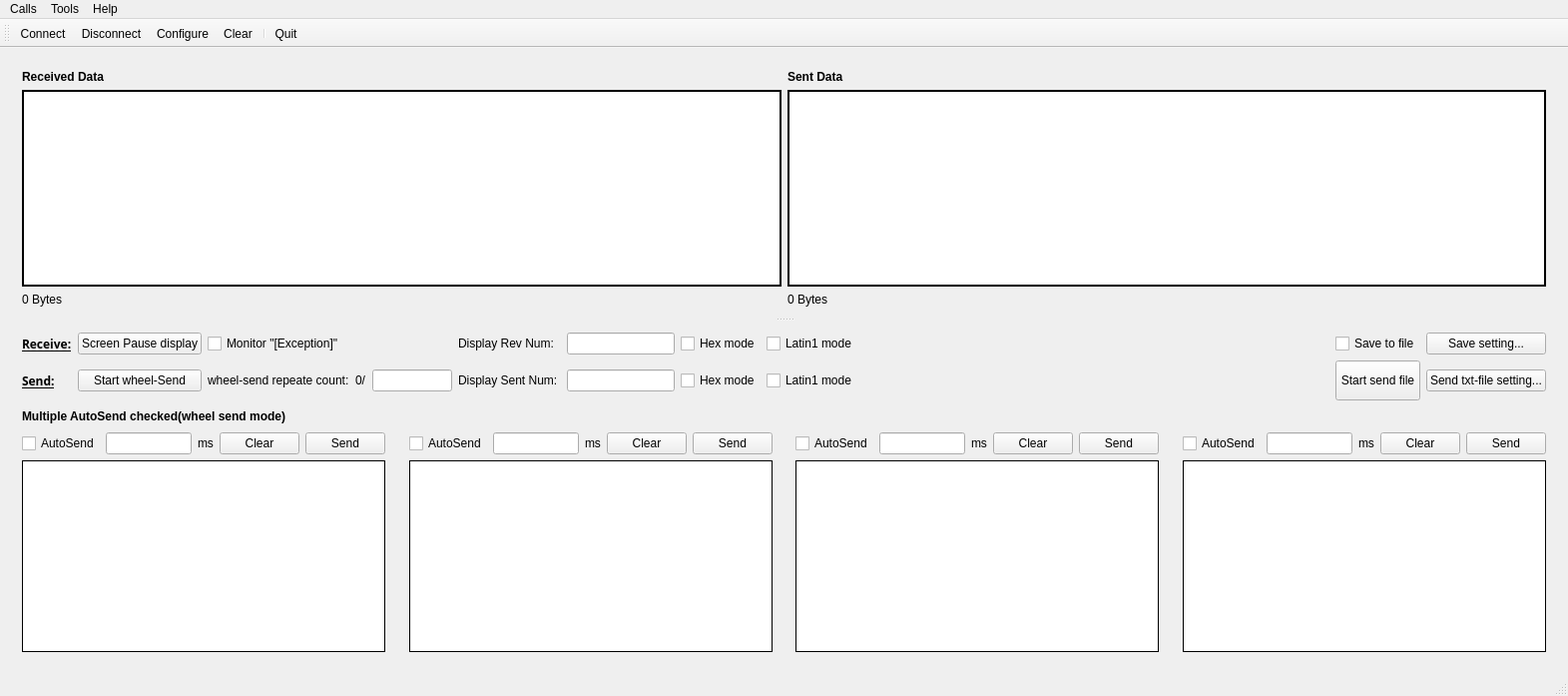
<?xml version="1.0" encoding="UTF-8"?>
<ui version="4.0">
 <class>MainWindow</class>
 <widget class="QMainWindow" name="MainWindow">
  <property name="geometry">
   <rect>
    <x>0</x>
    <y>0</y>
    <width>1571</width>
    <height>697</height>
   </rect>
  </property>
  <property name="windowTitle">
   <string>NeolithUart --terminal debug</string>
  </property>
  <property name="styleSheet">
   <string notr="true">MainWindow{background-color: rgb(149, 181, 255);}

</string>
  </property>
  <widget class="QWidget" name="centralWidget">
   <layout class="QHBoxLayout" name="horizontalLayout">
    <item>
     <widget class="QSplitter" name="splitter_disOpt">
      <property name="orientation">
       <enum>Qt::Vertical</enum>
      </property>
      <widget class="QWidget" name="gridLayoutWidget_10">
       <layout class="QGridLayout" name="gridLayout_RevDisplay">
        <item row="0" column="1">
         <widget class="QLabel" name="label_revDisplay_2">
          <property name="font">
           <font>
            <weight>75</weight>
            <bold>true</bold>
           </font>
          </property>
          <property name="text">
           <string>Sent Data</string>
          </property>
         </widget>
        </item>
        <item row="0" column="0">
         <widget class="QLabel" name="label_revDisplay">
          <property name="font">
           <font>
            <weight>75</weight>
            <bold>true</bold>
           </font>
          </property>
          <property name="text">
           <string>Received Data</string>
          </property>
         </widget>
        </item>
        <item row="1" column="0">
         <widget class="QTextBrowser" name="texBro_receiveDat">
          <property name="font">
           <font>
            <pointsize>10</pointsize>
           </font>
          </property>
          <property name="frameShape">
           <enum>QFrame::Panel</enum>
          </property>
          <property name="frameShadow">
           <enum>QFrame::Plain</enum>
          </property>
          <property name="lineWidth">
           <number>2</number>
          </property>
          <property name="midLineWidth">
           <number>1</number>
          </property>
         </widget>
        </item>
        <item row="1" column="1">
         <widget class="QTextBrowser" name="texBro_sentDat">
          <property name="font">
           <font>
            <pointsize>10</pointsize>
           </font>
          </property>
          <property name="frameShape">
           <enum>QFrame::Panel</enum>
          </property>
          <property name="frameShadow">
           <enum>QFrame::Plain</enum>
          </property>
          <property name="lineWidth">
           <number>2</number>
          </property>
          <property name="midLineWidth">
           <number>1</number>
          </property>
         </widget>
        </item>
        <item row="2" column="0">
         <widget class="QLabel" name="lab_hasRevBytesNum">
          <property name="text">
           <string>0 Bytes</string>
          </property>
         </widget>
        </item>
        <item row="2" column="1">
         <widget class="QLabel" name="lab_hasSendBytesNum">
          <property name="text">
           <string>0 Bytes</string>
          </property>
         </widget>
        </item>
       </layout>
      </widget>
      <widget class="QWidget" name="gridLayoutWidget_13">
       <layout class="QGridLayout" name="gridLayout_send">
        <item row="0" column="0">
         <layout class="QGridLayout" name="gridLayout_6">
          <item row="1" column="0">
           <layout class="QGridLayout" name="gridLayout_setting">
            <item row="1" column="16">
             <widget class="QPushButton" name="pusBut_sendFrFile">
              <property name="sizePolicy">
               <sizepolicy hsizetype="Minimum" vsizetype="Fixed">
                <horstretch>0</horstretch>
                <verstretch>0</verstretch>
               </sizepolicy>
              </property>
              <property name="text">
               <string>Send txt-file setting...</string>
              </property>
             </widget>
            </item>
            <item row="1" column="8">
             <widget class="QLineEdit" name="linEdi_disSentLineNum">
              <property name="sizePolicy">
               <sizepolicy hsizetype="Minimum" vsizetype="Fixed">
                <horstretch>0</horstretch>
                <verstretch>0</verstretch>
               </sizepolicy>
              </property>
             </widget>
            </item>
            <item row="0" column="12">
             <widget class="QCheckBox" name="cheBox_revlatin1mode">
              <property name="text">
               <string>Latin1 mode</string>
              </property>
             </widget>
            </item>
            <item row="1" column="5">
             <widget class="QLineEdit" name="linEdi_repeatingTimes">
              <property name="sizePolicy">
               <sizepolicy hsizetype="Minimum" vsizetype="Fixed">
                <horstretch>0</horstretch>
                <verstretch>0</verstretch>
               </sizepolicy>
              </property>
              <property name="maximumSize">
               <size>
                <width>80</width>
                <height>16777215</height>
               </size>
              </property>
             </widget>
            </item>
            <item row="1" column="3">
             <widget class="QLabel" name="label_6">
              <property name="text">
               <string>wheel-send repeate count:</string>
              </property>
             </widget>
            </item>
            <item row="1" column="7">
             <widget class="QLabel" name="label_8">
              <property name="text">
               <string>Display Sent Num: </string>
              </property>
             </widget>
            </item>
            <item row="1" column="11">
             <widget class="QCheckBox" name="cheBox_senhexmode">
              <property name="sizePolicy">
               <sizepolicy hsizetype="Minimum" vsizetype="Minimum">
                <horstretch>0</horstretch>
                <verstretch>0</verstretch>
               </sizepolicy>
              </property>
              <property name="text">
               <string>Hex mode</string>
              </property>
             </widget>
            </item>
            <item row="1" column="1">
             <widget class="QPushButton" name="pusBut_startAutoSend">
              <property name="sizePolicy">
               <sizepolicy hsizetype="Minimum" vsizetype="Fixed">
                <horstretch>0</horstretch>
                <verstretch>0</verstretch>
               </sizepolicy>
              </property>
              <property name="text">
               <string>Start wheel-Send</string>
              </property>
             </widget>
            </item>
            <item row="1" column="12">
             <widget class="QCheckBox" name="cheBox_senlatin1mode">
              <property name="sizePolicy">
               <sizepolicy hsizetype="Minimum" vsizetype="Minimum">
                <horstretch>0</horstretch>
                <verstretch>0</verstretch>
               </sizepolicy>
              </property>
              <property name="text">
               <string>Latin1 mode</string>
              </property>
             </widget>
            </item>
            <item row="0" column="3">
             <widget class="QCheckBox" name="cheBox_RevException">
              <property name="text">
               <string>Monitor &quot;[Exception]&quot;</string>
              </property>
             </widget>
            </item>
            <item row="0" column="7">
             <widget class="QLabel" name="label_7">
              <property name="text">
               <string>Display Rev Num: </string>
              </property>
             </widget>
            </item>
            <item row="0" column="11">
             <widget class="QCheckBox" name="cheBox_revhexmode">
              <property name="text">
               <string>Hex mode</string>
              </property>
             </widget>
            </item>
            <item row="0" column="16">
             <widget class="QPushButton" name="pusBut_saveToFile">
              <property name="text">
               <string>Save setting...</string>
              </property>
             </widget>
            </item>
            <item row="0" column="8">
             <widget class="QLineEdit" name="linEdi_disRevLineNum">
              <property name="sizePolicy">
               <sizepolicy hsizetype="Minimum" vsizetype="Fixed">
                <horstretch>0</horstretch>
                <verstretch>0</verstretch>
               </sizepolicy>
              </property>
             </widget>
            </item>
            <item row="0" column="1">
             <widget class="QPushButton" name="pusBut_pauseDisplay">
              <property name="text">
               <string>Screen Pause display</string>
              </property>
             </widget>
            </item>
            <item row="0" column="0">
             <widget class="QLabel" name="label_9">
              <property name="font">
               <font>
                <family>Aharoni</family>
                <weight>75</weight>
                <bold>true</bold>
                <underline>true</underline>
               </font>
              </property>
              <property name="text">
               <string>Receive:</string>
              </property>
             </widget>
            </item>
            <item row="1" column="0">
             <widget class="QLabel" name="label_10">
              <property name="font">
               <font>
                <family>Aharoni</family>
                <weight>75</weight>
                <bold>true</bold>
                <underline>true</underline>
               </font>
              </property>
              <property name="text">
               <string>Send:</string>
              </property>
             </widget>
            </item>
            <item row="1" column="4">
             <widget class="QLabel" name="lab_curSenTimes">
              <property name="text">
               <string>0/</string>
              </property>
             </widget>
            </item>
            <item row="1" column="14">
             <widget class="QPushButton" name="pB_sendfile">
              <property name="sizePolicy">
               <sizepolicy hsizetype="Minimum" vsizetype="Fixed">
                <horstretch>0</horstretch>
                <verstretch>0</verstretch>
               </sizepolicy>
              </property>
              <property name="minimumSize">
               <size>
                <width>20</width>
                <height>20</height>
               </size>
              </property>
              <property name="maximumSize">
               <size>
                <width>100</width>
                <height>100</height>
               </size>
              </property>
              <property name="toolTip">
               <string>send file on uart</string>
              </property>
              <property name="styleSheet">
               <string notr="true">border-image: url(:/images2/images2/sendfile.png);</string>
              </property>
              <property name="text">
               <string>Start send file</string>
              </property>
              <property name="icon">
               <iconset resource="neolithuart.qrc">
                <normaloff>:/images2/images2/sendfile.png</normaloff>
                <normalon>:/images2/images2/sendfile.png</normalon>
                <activeoff>images2/sendfile.png</activeoff>
                <activeon>images2/setting.png</activeon>:/images2/images2/sendfile.png</iconset>
              </property>
             </widget>
            </item>
            <item row="1" column="13">
             <spacer name="horizontalSpacer">
              <property name="orientation">
               <enum>Qt::Horizontal</enum>
              </property>
              <property name="sizeHint" stdset="0">
               <size>
                <width>40</width>
                <height>40</height>
               </size>
              </property>
             </spacer>
            </item>
            <item row="0" column="14">
             <widget class="QCheckBox" name="checkBox">
              <property name="text">
               <string>Save to file</string>
              </property>
             </widget>
            </item>
           </layout>
          </item>
          <item row="3" column="0">
           <layout class="QGridLayout" name="gridLayout_SendRegion">
            <item row="0" column="4">
             <layout class="QGridLayout" name="gridLayout_sendRegion3">
              <item row="1" column="0">
               <widget class="QTextEdit" name="texEdi_sendDat3">
                <property name="sizePolicy">
                 <sizepolicy hsizetype="Expanding" vsizetype="Preferred">
                  <horstretch>0</horstretch>
                  <verstretch>0</verstretch>
                 </sizepolicy>
                </property>
                <property name="frameShape">
                 <enum>QFrame::Panel</enum>
                </property>
                <property name="frameShadow">
                 <enum>QFrame::Plain</enum>
                </property>
                <property name="lineWidth">
                 <number>1</number>
                </property>
                <property name="midLineWidth">
                 <number>1</number>
                </property>
               </widget>
              </item>
              <item row="0" column="0">
               <layout class="QGridLayout" name="gridLayout_3">
                <item row="0" column="3">
                 <widget class="QPushButton" name="pusBut_clr3">
                  <property name="text">
                   <string>Clear</string>
                  </property>
                 </widget>
                </item>
                <item row="0" column="0">
                 <widget class="QCheckBox" name="cheBox_autosend3">
                  <property name="text">
                   <string>AutoSend</string>
                  </property>
                 </widget>
                </item>
                <item row="0" column="1">
                 <widget class="QLineEdit" name="lineEdit_sendInterval3"/>
                </item>
                <item row="0" column="2">
                 <widget class="QLabel" name="label_3">
                  <property name="text">
                   <string>ms</string>
                  </property>
                 </widget>
                </item>
                <item row="0" column="4">
                 <widget class="QPushButton" name="pusBut_sendDat3">
                  <property name="text">
                   <string>Send</string>
                  </property>
                 </widget>
                </item>
               </layout>
              </item>
             </layout>
            </item>
            <item row="0" column="3">
             <spacer name="horizontalSpacer_6">
              <property name="orientation">
               <enum>Qt::Horizontal</enum>
              </property>
              <property name="sizeType">
               <enum>QSizePolicy::Preferred</enum>
              </property>
              <property name="sizeHint" stdset="0">
               <size>
                <width>40</width>
                <height>20</height>
               </size>
              </property>
             </spacer>
            </item>
            <item row="0" column="1">
             <spacer name="horizontalSpacer_5">
              <property name="orientation">
               <enum>Qt::Horizontal</enum>
              </property>
              <property name="sizeType">
               <enum>QSizePolicy::Preferred</enum>
              </property>
              <property name="sizeHint" stdset="0">
               <size>
                <width>40</width>
                <height>20</height>
               </size>
              </property>
             </spacer>
            </item>
            <item row="0" column="5">
             <spacer name="horizontalSpacer_7">
              <property name="orientation">
               <enum>Qt::Horizontal</enum>
              </property>
              <property name="sizeType">
               <enum>QSizePolicy::Preferred</enum>
              </property>
              <property name="sizeHint" stdset="0">
               <size>
                <width>40</width>
                <height>20</height>
               </size>
              </property>
             </spacer>
            </item>
            <item row="0" column="2">
             <layout class="QGridLayout" name="gridLayout_sendRegion2">
              <item row="0" column="0">
               <layout class="QGridLayout" name="gridLayout_2">
                <item row="0" column="3">
                 <widget class="QPushButton" name="pusBut_clr2">
                  <property name="text">
                   <string>Clear</string>
                  </property>
                 </widget>
                </item>
                <item row="0" column="2">
                 <widget class="QLabel" name="label_2">
                  <property name="text">
                   <string>ms</string>
                  </property>
                 </widget>
                </item>
                <item row="0" column="0">
                 <widget class="QCheckBox" name="cheBox_autosend2">
                  <property name="text">
                   <string>AutoSend</string>
                  </property>
                 </widget>
                </item>
                <item row="0" column="1">
                 <widget class="QLineEdit" name="lineEdit_sendInterval2"/>
                </item>
                <item row="0" column="4">
                 <widget class="QPushButton" name="pusBut_sendDat2">
                  <property name="text">
                   <string>Send</string>
                  </property>
                 </widget>
                </item>
               </layout>
              </item>
              <item row="1" column="0">
               <widget class="QTextEdit" name="texEdi_sendDat2">
                <property name="sizePolicy">
                 <sizepolicy hsizetype="Expanding" vsizetype="Preferred">
                  <horstretch>0</horstretch>
                  <verstretch>0</verstretch>
                 </sizepolicy>
                </property>
                <property name="frameShape">
                 <enum>QFrame::Panel</enum>
                </property>
                <property name="frameShadow">
                 <enum>QFrame::Plain</enum>
                </property>
                <property name="lineWidth">
                 <number>1</number>
                </property>
                <property name="midLineWidth">
                 <number>1</number>
                </property>
               </widget>
              </item>
             </layout>
            </item>
            <item row="0" column="0">
             <layout class="QGridLayout" name="gridLayout_sendRegion1">
              <item row="1" column="0">
               <widget class="QTextEdit" name="texEdi_sendDat1">
                <property name="sizePolicy">
                 <sizepolicy hsizetype="Expanding" vsizetype="Preferred">
                  <horstretch>0</horstretch>
                  <verstretch>0</verstretch>
                 </sizepolicy>
                </property>
                <property name="frameShape">
                 <enum>QFrame::Panel</enum>
                </property>
                <property name="frameShadow">
                 <enum>QFrame::Plain</enum>
                </property>
                <property name="lineWidth">
                 <number>1</number>
                </property>
                <property name="midLineWidth">
                 <number>1</number>
                </property>
               </widget>
              </item>
              <item row="0" column="0">
               <layout class="QGridLayout" name="gridLayout">
                <item row="0" column="1">
                 <widget class="QLineEdit" name="lineEdit_sendInterval1"/>
                </item>
                <item row="0" column="0">
                 <widget class="QCheckBox" name="cheBox_autosend1">
                  <property name="text">
                   <string>AutoSend</string>
                  </property>
                 </widget>
                </item>
                <item row="0" column="2">
                 <widget class="QLabel" name="label">
                  <property name="text">
                   <string>ms</string>
                  </property>
                 </widget>
                </item>
                <item row="0" column="3">
                 <widget class="QPushButton" name="pusBut_clr1">
                  <property name="text">
                   <string>Clear</string>
                  </property>
                 </widget>
                </item>
                <item row="0" column="4">
                 <widget class="QPushButton" name="pusBut_sendDat1">
                  <property name="text">
                   <string>Send</string>
                  </property>
                 </widget>
                </item>
               </layout>
              </item>
             </layout>
            </item>
            <item row="0" column="6">
             <layout class="QGridLayout" name="gridLayout_sendRegion4">
              <item row="0" column="1">
               <layout class="QGridLayout" name="gridLayout_4">
                <item row="0" column="2">
                 <widget class="QLabel" name="label_4">
                  <property name="text">
                   <string>ms</string>
                  </property>
                 </widget>
                </item>
                <item row="0" column="1">
                 <widget class="QLineEdit" name="lineEdit_sendInterval4"/>
                </item>
                <item row="0" column="0">
                 <widget class="QCheckBox" name="checBox_autosend4">
                  <property name="text">
                   <string>AutoSend</string>
                  </property>
                 </widget>
                </item>
                <item row="0" column="3">
                 <widget class="QPushButton" name="pusBut_clr4">
                  <property name="text">
                   <string>Clear</string>
                  </property>
                 </widget>
                </item>
                <item row="0" column="4">
                 <widget class="QPushButton" name="pusBut_sendDat4">
                  <property name="text">
                   <string>Send</string>
                  </property>
                 </widget>
                </item>
               </layout>
              </item>
              <item row="1" column="1">
               <widget class="QTextEdit" name="texEdi_sendDat4">
                <property name="sizePolicy">
                 <sizepolicy hsizetype="Expanding" vsizetype="Preferred">
                  <horstretch>0</horstretch>
                  <verstretch>0</verstretch>
                 </sizepolicy>
                </property>
                <property name="frameShape">
                 <enum>QFrame::Panel</enum>
                </property>
                <property name="frameShadow">
                 <enum>QFrame::Plain</enum>
                </property>
                <property name="lineWidth">
                 <number>1</number>
                </property>
                <property name="midLineWidth">
                 <number>1</number>
                </property>
               </widget>
              </item>
             </layout>
            </item>
           </layout>
          </item>
          <item row="2" column="0">
           <widget class="QLabel" name="label_5">
            <property name="sizePolicy">
             <sizepolicy hsizetype="Preferred" vsizetype="Preferred">
              <horstretch>0</horstretch>
              <verstretch>0</verstretch>
             </sizepolicy>
            </property>
            <property name="font">
             <font>
              <weight>75</weight>
              <bold>true</bold>
             </font>
            </property>
            <property name="text">
             <string>Multiple AutoSend checked(wheel send mode)</string>
            </property>
           </widget>
          </item>
         </layout>
        </item>
       </layout>
      </widget>
     </widget>
    </item>
   </layout>
  </widget>
  <widget class="QMenuBar" name="menuBar">
   <property name="geometry">
    <rect>
     <x>0</x>
     <y>0</y>
     <width>1571</width>
     <height>33</height>
    </rect>
   </property>
   <widget class="QMenu" name="menuCalls">
    <property name="title">
     <string>Calls</string>
    </property>
    <addaction name="actionConnect"/>
    <addaction name="actionDisconnect"/>
    <addaction name="separator"/>
    <addaction name="actionQuit"/>
   </widget>
   <widget class="QMenu" name="menuTools">
    <property name="title">
     <string>Tools</string>
    </property>
    <addaction name="actionConfigure"/>
    <addaction name="actionClear"/>
   </widget>
   <widget class="QMenu" name="menuHelp">
    <property name="title">
     <string>Help</string>
    </property>
    <addaction name="actionAbout"/>
    <addaction name="actionAboutQt"/>
   </widget>
   <addaction name="menuCalls"/>
   <addaction name="menuTools"/>
   <addaction name="menuHelp"/>
  </widget>
  <widget class="QToolBar" name="mainToolBar">
   <attribute name="toolBarArea">
    <enum>TopToolBarArea</enum>
   </attribute>
   <attribute name="toolBarBreak">
    <bool>false</bool>
   </attribute>
   <addaction name="actionConnect"/>
   <addaction name="actionDisconnect"/>
   <addaction name="actionConfigure"/>
   <addaction name="actionClear"/>
   <addaction name="separator"/>
   <addaction name="actionQuit"/>
  </widget>
  <widget class="QStatusBar" name="statusBar"/>
  <action name="actionAbout">
   <property name="text">
    <string>&amp;About</string>
   </property>
   <property name="toolTip">
    <string>About program</string>
   </property>
   <property name="shortcut">
    <string>Alt+A</string>
   </property>
  </action>
  <action name="actionAboutQt">
   <property name="text">
    <string>About Qt</string>
   </property>
  </action>
  <action name="actionConnect">
   <property name="icon">
    <iconset resource="terminal.qrc">
     <normaloff>:/images/connect.png</normaloff>:/images/connect.png</iconset>
   </property>
   <property name="text">
    <string>C&amp;onnect</string>
   </property>
   <property name="toolTip">
    <string>Connect to serial port</string>
   </property>
   <property name="shortcut">
    <string>Ctrl+O</string>
   </property>
  </action>
  <action name="actionDisconnect">
   <property name="icon">
    <iconset resource="terminal.qrc">
     <normaloff>:/images/disconnect.png</normaloff>:/images/disconnect.png</iconset>
   </property>
   <property name="text">
    <string>&amp;Disconnect</string>
   </property>
   <property name="toolTip">
    <string>Disconnect from serial port</string>
   </property>
   <property name="shortcut">
    <string>Ctrl+D</string>
   </property>
  </action>
  <action name="actionConfigure">
   <property name="icon">
    <iconset resource="terminal.qrc">
     <normaloff>:/images/settings.png</normaloff>:/images/settings.png</iconset>
   </property>
   <property name="text">
    <string>&amp;Configure</string>
   </property>
   <property name="toolTip">
    <string>Configure serial port</string>
   </property>
   <property name="shortcut">
    <string>Alt+C</string>
   </property>
  </action>
  <action name="actionClear">
   <property name="icon">
    <iconset resource="terminal.qrc">
     <normaloff>:/images/clear.png</normaloff>:/images/clear.png</iconset>
   </property>
   <property name="text">
    <string>C&amp;lear</string>
   </property>
   <property name="toolTip">
    <string>Clear data</string>
   </property>
   <property name="shortcut">
    <string>Alt+L</string>
   </property>
  </action>
  <action name="actionQuit">
   <property name="icon">
    <iconset resource="terminal.qrc">
     <normaloff>:/images/application-exit.png</normaloff>:/images/application-exit.png</iconset>
   </property>
   <property name="text">
    <string>&amp;Quit</string>
   </property>
   <property name="shortcut">
    <string>Ctrl+Q</string>
   </property>
   <property name="menuRole">
    <enum>QAction::TextHeuristicRole</enum>
   </property>
  </action>
 </widget>
 <layoutdefault spacing="6" margin="11"/>
 <resources>
  <include location="terminal.qrc"/>
  <include location="neolithuart.qrc"/>
 </resources>
 <connections/>
</ui>
